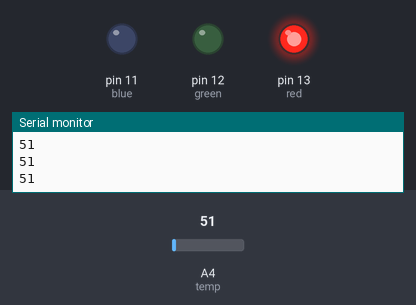
This sketch was run on a simulated Arduino Uno, built with avr-gcc and run on an emulated ATmega328P. Parts: output pins drawn as LEDs (lit = HIGH), the last lines printed to the serial monitor. Inputs (shaded band) come from the test bench; at power-on: A4 (temp) = 51.

Above: at 1.2 s.
1.3 s: A4 (temp) set to 15
At 2.2 s:
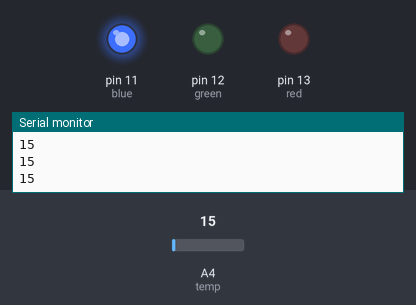
2.8 s: A4 (temp) set to 30
At 3.6 s:
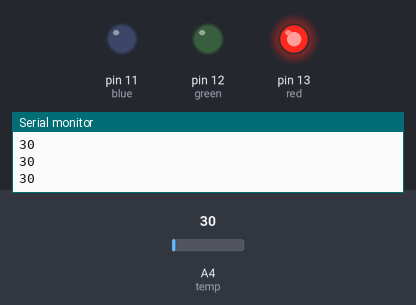
Timing chart, 0 to 5.8 s (numbered marks = the images above; inputs shaded):
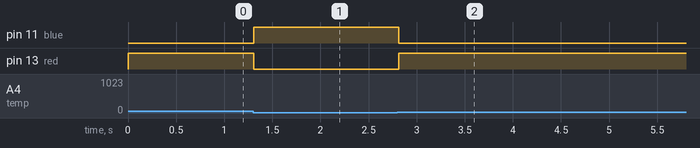

Measured:
- after the input at 1.3 s, pin 11 (blue): LOW → HIGH at once; pin 13 (red): HIGH → LOW at once
- after the input at 2.8 s, pin 11 (blue): HIGH → LOW at once; pin 13 (red): LOW → HIGH at once

The sketch:

SensoriumUno.ino
```cpp
// ARDUINO UNO SKETCH (Connected to Unity on PORT 2)

const int temp = A4;   // Thermistor (Analog)
const int red = 13;
const int green = 12;
const int blue = 11;

void setup() {
  pinMode(red, OUTPUT);
  pinMode(green, OUTPUT);
  pinMode(blue, OUTPUT);
  // IMPORTANT: Match this baud rate in Unity
  Serial.begin(9600);
  Serial.println("Uno Thermistor Ready");
}

void loop() {
  // 1. Read Thermistor
  int tempReading = analogRead(temp);
  if(tempReading == 20){
    digitalWrite(green, HIGH);
  }
  else{
    digitalWrite(green, LOW);
  }
  if(tempReading < 20){
    digitalWrite(blue, HIGH);
  }
  else{
    digitalWrite(blue, LOW);
  }
  if(tempReading > 20){
    digitalWrite(red, HIGH);
  }
  else{
    digitalWrite(red, LOW);
  }

  // OUTPUT FORMAT: Temp (1 integer)
  Serial.println(tempReading); // newline-terminated

  // Delay for sampling rate
  delay(50);
}
```
